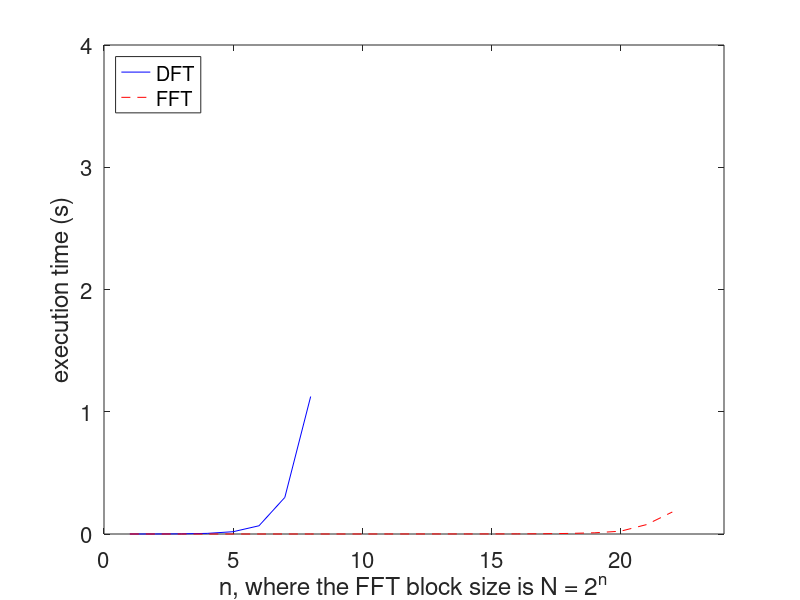

Reproduce this figure in MATLAB.
%//////////////////////////////////////////////////////////////////////
%/ Welch, Wright, & Morrow, 
%/ Real-time Digital Signal Processing, 2005
%/
%/ This m-file calculates the execution time for a brute force DFT
%/
%//////////////////////////////////////////////////////////////////////

% Simulation inputs
exponent = 8;
timeDFT = [];
timeFFT = [];
myFontSize = 16;    % font size for the plot labels

% calculations
for N = 2.^(1:exponent)
    x = randn(1, N);
    tic
    for repeat = 1:10
        for m = 1:N
            X(m) = 0;
            for n = 1:N
                X(m) = X(m) + x(n)*exp(-j*2*pi*(n-1)*(m-1)/N);
            end
        end
    end
    timeDFT = [timeDFT toc/10];
end

for N = 2.^(1:(exponent + 14))
    x = randn(1, N);
    tic
    for repeat = 1:10
        fft(x);
    end
    timeFFT = [timeFFT toc/10];
end

% Simulation outputs
plot(timeDFT + eps, 'b')
set(gca, 'FontSize', myFontSize)
hold on
plot(timeFFT + eps, 'r--')
legend('DFT', 'FFT', 'Location', 'NorthWest')
ylabel('execution time (s)')
xlabel('n, where the FFT block size is N = 2^n')
axis([0 24 0 4])
hold off

%print -depsc2 DFT_FFT_timing  % save EPS file of plot
